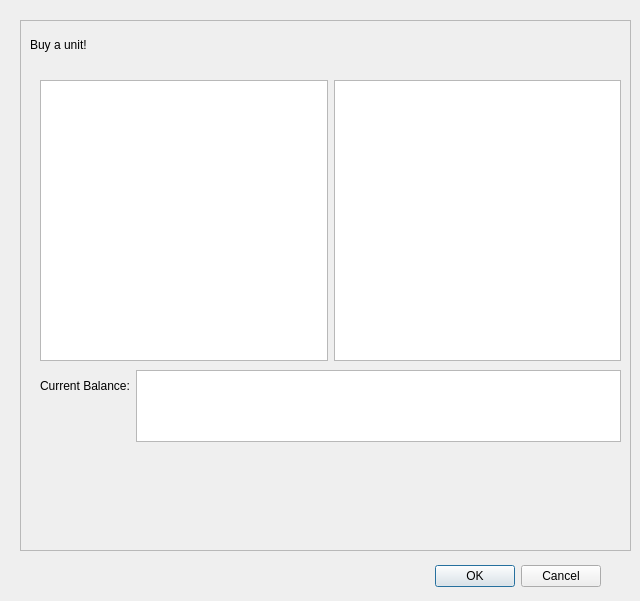
<?xml version="1.0" encoding="UTF-8"?>
<ui version="4.0">
 <class>HeadquarterDialog</class>
 <widget class="QDialog" name="HeadquarterDialog">
  <property name="geometry">
   <rect>
    <x>0</x>
    <y>0</y>
    <width>640</width>
    <height>601</height>
   </rect>
  </property>
  <property name="windowTitle">
   <string>Headquarter</string>
  </property>
  <widget class="QDialogButtonBox" name="buttonBox">
   <property name="geometry">
    <rect>
     <x>-20</x>
     <y>560</y>
     <width>621</width>
     <height>32</height>
    </rect>
   </property>
   <property name="orientation">
    <enum>Qt::Orientation::Horizontal</enum>
   </property>
   <property name="standardButtons">
    <set>QDialogButtonBox::StandardButton::Cancel|QDialogButtonBox::StandardButton::Ok</set>
   </property>
  </widget>
  <widget class="QFrame" name="frame">
   <property name="geometry">
    <rect>
     <x>20</x>
     <y>20</y>
     <width>611</width>
     <height>531</height>
    </rect>
   </property>
   <property name="frameShape">
    <enum>QFrame::Shape::StyledPanel</enum>
   </property>
   <property name="frameShadow">
    <enum>QFrame::Shadow::Raised</enum>
   </property>
   <widget class="QLabel" name="label">
    <property name="geometry">
     <rect>
      <x>10</x>
      <y>10</y>
      <width>111</width>
      <height>31</height>
     </rect>
    </property>
    <property name="text">
     <string>&lt;html&gt;&lt;head/&gt;&lt;body&gt;&lt;p&gt;Buy a unit!&lt;/p&gt;&lt;/body&gt;&lt;/html&gt;</string>
    </property>
   </widget>
   <widget class="QWidget" name="horizontalLayoutWidget">
    <property name="geometry">
     <rect>
      <x>20</x>
      <y>60</y>
      <width>581</width>
      <height>281</height>
     </rect>
    </property>
    <layout class="QHBoxLayout" name="horizontalLayout">
     <item>
      <widget class="QListView" name="listView_units"/>
     </item>
     <item>
      <widget class="QGraphicsView" name="graphicsView"/>
     </item>
    </layout>
   </widget>
   <widget class="QWidget" name="horizontalLayoutWidget_2">
    <property name="geometry">
     <rect>
      <x>20</x>
      <y>350</y>
      <width>581</width>
      <height>72</height>
     </rect>
    </property>
    <layout class="QHBoxLayout" name="horizontalLayout_2">
     <item>
      <widget class="QLabel" name="label_2">
       <property name="text">
        <string>&lt;html&gt;&lt;head/&gt;&lt;body&gt;&lt;p&gt;Current Balance:&lt;/p&gt;&lt;p&gt;&lt;br/&gt;&lt;/p&gt;&lt;/body&gt;&lt;/html&gt;</string>
       </property>
      </widget>
     </item>
     <item>
      <widget class="QTextBrowser" name="textBrowserBalance"/>
     </item>
    </layout>
   </widget>
  </widget>
 </widget>
 <resources/>
 <connections>
  <connection>
   <sender>buttonBox</sender>
   <signal>accepted()</signal>
   <receiver>HeadquarterDialog</receiver>
   <slot>accept()</slot>
   <hints>
    <hint type="sourcelabel">
     <x>248</x>
     <y>254</y>
    </hint>
    <hint type="destinationlabel">
     <x>157</x>
     <y>274</y>
    </hint>
   </hints>
  </connection>
  <connection>
   <sender>buttonBox</sender>
   <signal>rejected()</signal>
   <receiver>HeadquarterDialog</receiver>
   <slot>reject()</slot>
   <hints>
    <hint type="sourcelabel">
     <x>316</x>
     <y>260</y>
    </hint>
    <hint type="destinationlabel">
     <x>286</x>
     <y>274</y>
    </hint>
   </hints>
  </connection>
 </connections>
</ui>
